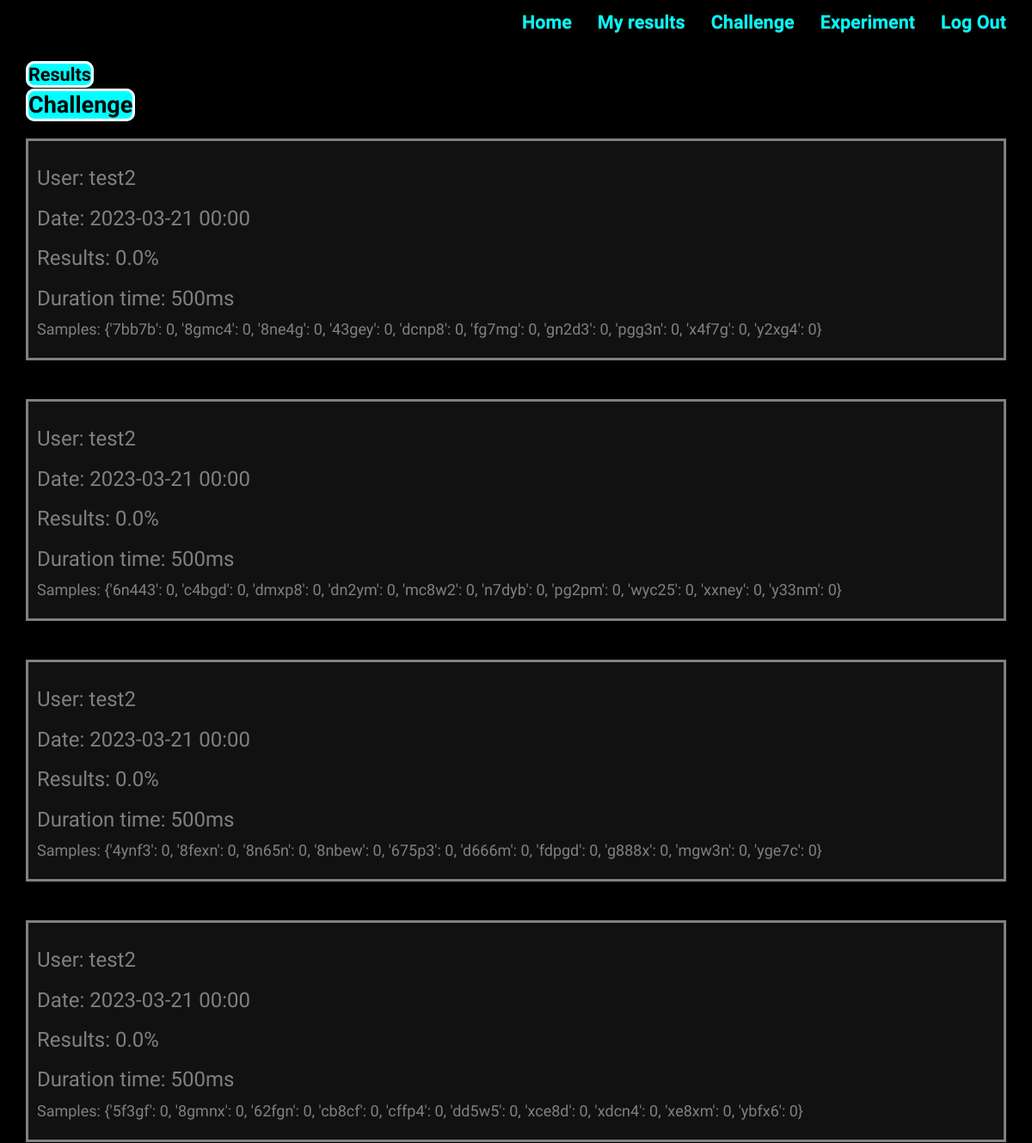
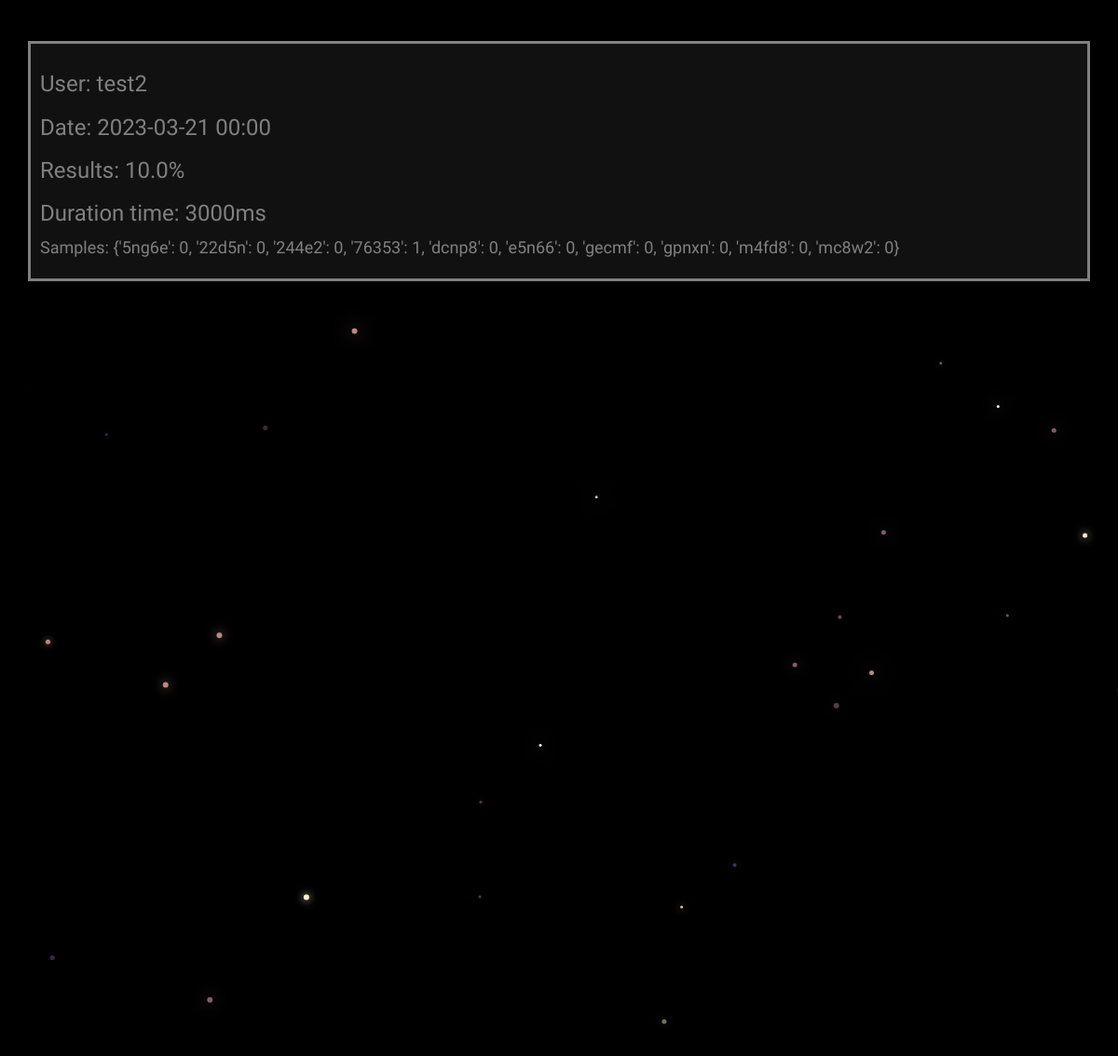
/image/list/ (signed in), run on the app's committed database (2 pictures, top to bottom).
### app/models.py (models this page shows, shortened)
class Experiment(models.Model):
    user_id = models.ForeignKey(User, on_delete=models.CASCADE, null=False)
    date = models.DateTimeField(auto_now_add=True)
    pass_rate = models.FloatField(default=0, null=True)
    samples = models.CharField(max_length=256, default=None, null=False)
    duration = models.IntegerField(null=True, default=500)
    challenge = models.BooleanField(default=False)

### accounts/models.py (models this page shows)
class User(AbstractUser):
    birth_day = models.IntegerField(null=True, blank=True)
    sex = models.CharField(choices=SEX_CHOICES, max_length=10, default=None)
    ailments = models.TextField(default='', max_length=1000)
    def __str__(self):
        return f"{self.username}"

### app/views.py (the view)
# urls.py: path('list/', login_required(ExperimentListView.as_view()), name='list'),
class ExperimentListView(LoginRequiredMixin, ListView):
    model = Experiment
    template_name = 'app/exp_list.html'
    context_object_name = 'exp_list'
    def get_queryset(self):
        qs = Experiment.objects.filter(user_id=self.request.user, challenge=False)
        qs = qs.order_by('-id')
        return qs

### app/templates/app/exp_list.html (shortened to what this page needs)
{% extends "app/result_list.html" %}
{% block results %}
{%  for item in object_list %}
<div class="card card-inverse" style="margin-top:20px">
  <div class="card-block main-card" >
    <h3 class="card-title">User: {{item.user_id}}</h3>
    <h3 class="card-title">Date: {{item.date|date:"Y-m-d  H:i"}} </h3>
    <h3 class="card-title">Results: {{item.pass_rate}}% </h3>
    <h3 class="card-title">  Duration time: {{item.duration}}ms</h3>
    <p class="card-text"> Samples:  {{item.samples}}
</div>
{% endfor %}
{% endblock %}

### static/css/master.css (style rules this page uses)
html { overflow-y: scroll; }
body { margin: 0; overflow: hidden; background: black; color: gray; font-size: large; font-family: 'Carter One', cursive; }
.main-card { background: #111; padding: 10px; border-style: solid; }

### data on the page
Experiment: user_id "test2", date "2023-03-21 00:00", pass_rate "0.0", duration "500", samples "{'7bb7b': 0, '8gmc4': 0, '8ne4g': 0, '43gey': 0, 'dcnp8': 0, 'fg7mg': 0, 'gn2d3': 0, 'pgg3n': 0, 'x4f7g': 0, 'y2xg4': 0}"
Experiment: user_id "test2", date "2023-03-21 00:00", pass_rate "0.0", duration "500", samples "{'6n443': 0, 'c4bgd': 0, 'dmxp8': 0, 'dn2ym': 0, 'mc8w2': 0, 'n7dyb': 0, 'pg2pm': 0, 'wyc25': 0, 'xxney': 0, 'y33nm': 0}"
Experiment: user_id "test2", date "2023-03-21 00:00", pass_rate "0.0", duration "500", samples "{'4ynf3': 0, '8fexn': 0, '8n65n': 0, '8nbew': 0, '675p3': 0, 'd666m': 0, 'fdpgd': 0, 'g888x': 0, 'mgw3n': 0, 'yge7c': 0}"
Experiment: user_id "test2", date "2023-03-21 00:00", pass_rate "0.0", duration "500", samples "{'5f3gf': 0, '8gmnx': 0, '62fgn': 0, 'cb8cf': 0, 'cffp4': 0, 'dd5w5': 0, 'xce8d': 0, 'xdcn4': 0, 'xe8xm': 0, 'ybfx6': 0}"
Experiment: user_id "test2", date "2023-03-21 00:00", pass_rate "10.0", duration "3000", samples "{'5ng6e': 0, '22d5n': 0, '244e2': 0, '76353': 1, 'dcnp8': 0, 'e5n66': 0, 'gecmf': 0, 'gpnxn': 0, 'm4fd8': 0, 'mc8w2': 0}"
